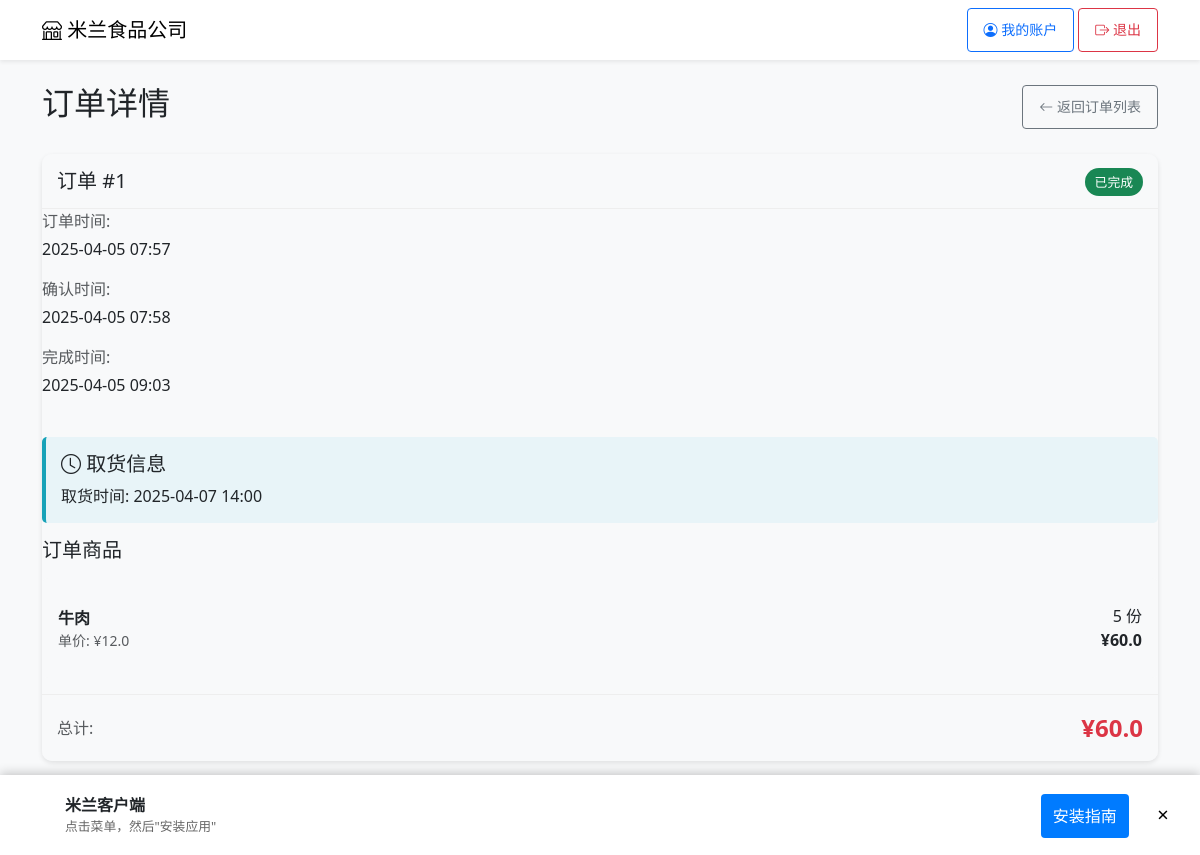
The page /client/order/1 (signed in) on the database its author committed.
### app/db/models.py (models this page shows)
class Order(Base):
    __tablename__ = "orders"
    id = Column(Integer, primary_key=True, index=True)
    restaurant_id = Column(Integer, ForeignKey("restaurants.id"))
    status = Column(String, index=True)  # pending, confirmed, completed, cancelled
    total_amount = Column(Float)
    note = Column(Text, nullable=True)
    pickup_time = Column(String, nullable=True)  # 取货时间
    created_at = Column(DateTime, index=True)
    confirmed_at = Column(DateTime, nullable=True)
    completed_at = Column(DateTime, nullable=True)
    cancelled_at = Column(DateTime, nullable=True)
    cancel_reason = Column(Text, nullable=True)
    qrcode_url = Column(String, nullable=True)  # 二维码图片URL
    restaurant = relationship("Restaurant", back_populates="orders")
    items = relationship("OrderItem", back_populates="order")

class OrderItem(Base):
    __tablename__ = "order_items"
    id = Column(Integer, primary_key=True, index=True)
    order_id = Column(Integer, ForeignKey("orders.id"))
    product_id = Column(Integer, ForeignKey("products.id"))
    quantity = Column(Integer)
    unit_price = Column(Float)
    unit_type = Column(String, nullable=True)  # 例如：箱、瓶、袋等
    order = relationship("Order", back_populates="items")
    product = relationship("Product", back_populates="order_items")

class Product(Base):
    __tablename__ = "products"
    id = Column(Integer, primary_key=True, index=True)
    name = Column(String, index=True)
    description = Column(Text, nullable=True)
    price = Column(Float)
    stock = Column(Integer, default=0)
    image_url = Column(String, nullable=True)
    is_active = Column(Boolean, default=True)
    unit_type = Column(String, default="份")  # 添加单位类型，如：箱、瓶、袋等
    expiry_days = Column(Integer, default=180, nullable=True)  # 默认保质期(天)
    stock_threshold = Column(Integer, default=10)  # 库存阈值，低于此值触发补货建议
    barcode = Column(String, nullable=True, index=True)  # 新增：产品条形码
    order_items = relationship("OrderItem", back_populates="product")
    inventory_items = relationship("Inventory", back_populates="product")

### app/api/endpoints/client.py (the view)
@router.get("/order/{order_id}", response_class=HTMLResponse)
async def client_order_detail(
    request: Request,
    order_id: int,
    db: Session = Depends(get_db),
    restaurant_id: str = Depends(get_current_restaurant_or_none)
):
    if not restaurant_id:
        return RedirectResponse(url="/mlsp/client/login", status_code=303)
    order_obj = order.get_order_with_restaurant(db, order_id, int(restaurant_id))
    if not order_obj:
        return templates.TemplateResponse(
            "client/order_detail.html",
            {"request": request, "order": None, "items": []}
        )
    order_items = order.get_order_items(db, order_id)
    return templates.TemplateResponse(
        "client/order_detail.html",
        {"request": request, "order": order_obj, "items": order_items}
    )

### app/templates/client/order_detail.html (shortened to what this page needs)
<!DOCTYPE html>
<html lang="zh">
<head>
    <link href="https://cdn.jsdelivr.net/npm/bootstrap@5.3.0-alpha1/dist/css/bootstrap.min.css" rel="stylesheet">
    <link rel="stylesheet" href="https://cdn.jsdelivr.net/npm/bootstrap-icons@1.10.3/font/bootstrap-icons.css">
<link rel="stylesheet" href="{{ base_path }}/static/css/pwa-styles.css">
</head>
<body>
    <nav class="navbar navbar-expand-lg navbar-light bg-white shadow-sm">
        <div class="container">
            <a class="navbar-brand" href="/client">
                <i class="bi bi-shop"></i> 米兰食品公司
            </a>
            <div class="auth-buttons ms-auto">
                <a href="/mlsp/client/dashboard" class="btn btn-outline-primary btn-sm">
                    <i class="bi bi-person-circle"></i> 我的账户
                </a>
                <a href="/mlsp/logout" class="btn btn-outline-danger btn-sm">
                    <i class="bi bi-box-arrow-right"></i> 退出
                </a>
            </div>
        </div>
    </nav>
    <div class="container my-4">
        <div class="d-flex justify-content-between align-items-center mb-4">
            <h2>订单详情</h2>
            <a href="/mlsp/client/orders" class="btn btn-outline-secondary btn-sm">
                <i class="bi bi-arrow-left"></i> 返回订单列表
            </a>
        </div>
        {% if order %}
        <div class="order-card mb-4">
            <div class="order-header">
                <div class="row align-items-center">
                    <div class="col">
                        <h5 class="mb-0">订单 #{{ order.id }}</h5>
                    </div>
                    <div class="col-auto">
                        {% if order.status == "pending" %}
                        <span class="status-badge bg-warning text-dark">待确认</span>
                        {% elif order.status == "confirmed" %}
                        <span class="status-badge bg-info text-white">已确认</span>
                        {% elif order.status == "completed" %}
                        <span class="status-badge bg-success text-white">已完成</span>
                        {% elif order.status == "cancelled" %}
                        <span class="status-badge bg-danger text-white">已取消</span>
                        {% endif %}
                    </div>
                </div>
            </div>
            <div class="card-body">
                <div class="row mb-4">
                    <div class="col-md-6">
                        <p class="text-muted mb-1">订单时间:</p>
                        <p class="mb-3">{{ order.created_at.strftime('%Y-%m-%d %H:%M') }}</p>
                        {% if order.confirmed_at %}
                        <p class="text-muted mb-1">确认时间:</p>
                        <p class="mb-3">{{ order.confirmed_at.strftime('%Y-%m-%d %H:%M') }}</p>
                        {% endif %}
                        {% if order.completed_at %}
                        <p class="text-muted mb-1">完成时间:</p>
                        <p>{{ order.completed_at.strftime('%Y-%m-%d %H:%M') }}</p>
                        {% endif %}
                    </div>
                    <div class="col-md-6">
                    </div>
                </div>
                {% if order.pickup_time %}
                <div class="pickup-info">
                    <h5><i class="bi bi-clock"></i> 取货信息</h5>
                    <p class="mb-0">取货时间: {{ order.pickup_time }}</p>
                </div>
                {% endif %}
                <h5 class="mb-3">订单商品</h5>
                <div class="bg-light p-3 rounded">
                    {% if items %}
                    {% for item in items %}
                    <div class="item-row">
                        <div class="row align-items-center">
                            <div class="col">
                                <div class="fw-bold">{{ item.product.name }}</div>
                                <div class="text-muted small">单价: ¥{{ item.unit_price }}</div>
                            </div>
                            <div class="col-auto text-end">
                                <div>{{ item.quantity }} {{ item.unit_type|default('份') }}</div>
                                <div class="fw-bold">¥{{ item.quantity * item.unit_price }}</div>
                            </div>
                        </div>
                    </div>
                    {% endfor %}
                    {% else %}
                    <div class="text-center py-3">
                        <i class="bi bi-cart-x"></i> 没有找到订单商品
                    </div>
                    {% endif %}
                </div>
            </div>
            <div class="order-footer">
                <div class="row align-items-center">
                    <div class="col">
                        <div class="text-muted">总计:</div>
                    </div>
                    <div class="col-auto">
                        <div class="fs-4 fw-bold text-danger">¥{{ order.total_amount }}</div>
                    </div>
                </div>
            </div>
        </div>
        {% endif %}
    </div>
    <nav class="navbar fixed-bottom navbar-light bg-white bottom-navbar py-2">
        <div class="container-fluid justify-content-around">
            <a href="/client" class="bottom-nav-link">
                <span>首页</span>
            </a>
            <a href="/mlsp/client/products" class="bottom-nav-link">
                <span>产品</span>
            </a>
            <a href="/mlsp/client/create-order" class="bottom-nav-link">
                <span>下单</span>
            </a>
            <a href="/mlsp/client/orders" class="bottom-nav-link active">
                <span>订单</span>
            </a>
            <a href="/mlsp/client/dashboard" class="bottom-nav-link">
                <span>我的</span>
            </a>
        </div>
    </nav>
</body>
</html>

### app/static/css/pwa-styles.css (style rules this page uses)
* { -webkit-tap-highlight-color: transparent; }
button, .btn, a.btn, .nav-link, [role="button"] { min-height: 44px; min-width: 44px; padding: 10px 16px; }
html, body { -webkit-overflow-scrolling: touch; scroll-behavior: smooth; }

### app/templates/client/order_detail.html (style rules this page uses)
body { padding-bottom: 70px; background-color: #f8f9fa; }
.order-card { border-radius: 10px; overflow: hidden; box-shadow: 0 2px 5px rgba(0,0,0,0.1); }
.order-header { padding: 15px; background-color: #f8f9fa; border-bottom: 1px solid #eee; }
.order-footer { padding: 15px; background-color: #f8f9fa; border-top: 1px solid #eee; }
.item-row { padding: 10px 0; border-bottom: 1px solid #f1f1f1; }
.item-row:last-child { border-bottom: none; }
.status-badge { padding: 5px 10px; border-radius: 20px; font-size: 0.8rem; }
.bottom-navbar { box-shadow: 0 -2px 10px rgba(0,0,0,0.1); }
.bottom-nav-link { display: flex; flex-direction: column; align-items: center; color: #6c757d; text-decoration: none; font-size: 0.8rem; }
.bottom-nav-link.active { color: #dc3545; }
.pickup-info { background-color: #e8f4f8; border-left: 4px solid #17a2b8; padding: 15px; border-radius: 5px; margin: 15px 0; }

### rows shown on the page
Order: id "1", created_at "2025-04-05 07:57", confirmed_at "2025-04-05 07:58", completed_at "2025-04-05 09:03", pickup_time "2025-04-07 14:00", total_amount "60.0"
OrderItem: product.name "牛肉", unit_price "12.0", quantity "5", unit_type "份", item.quantity*item.unit_price "60.0"
